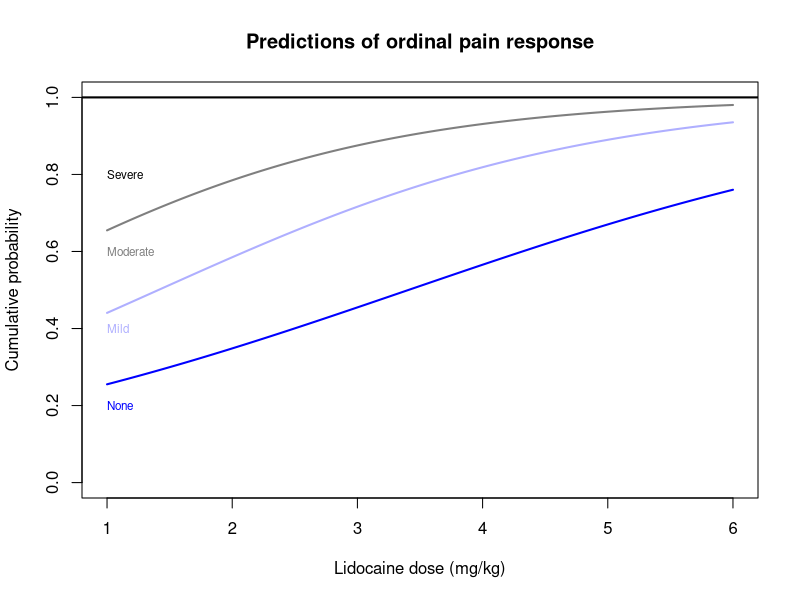
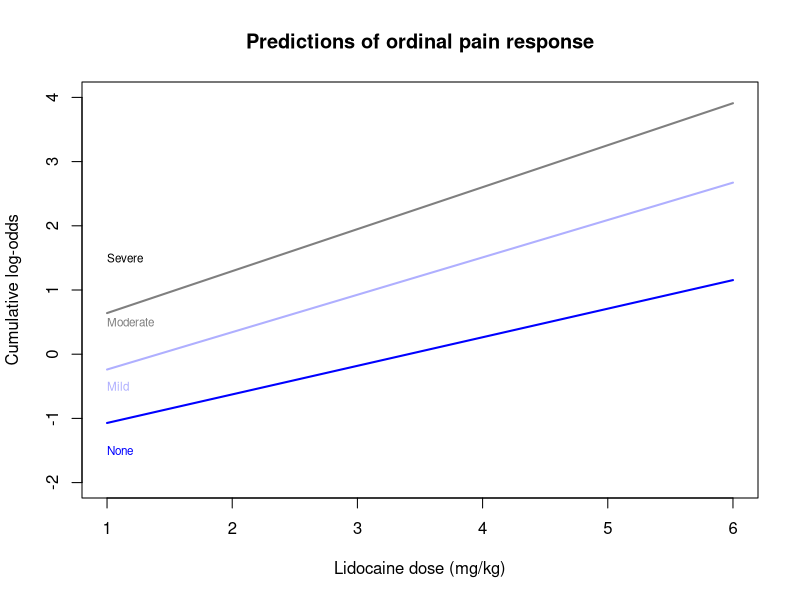
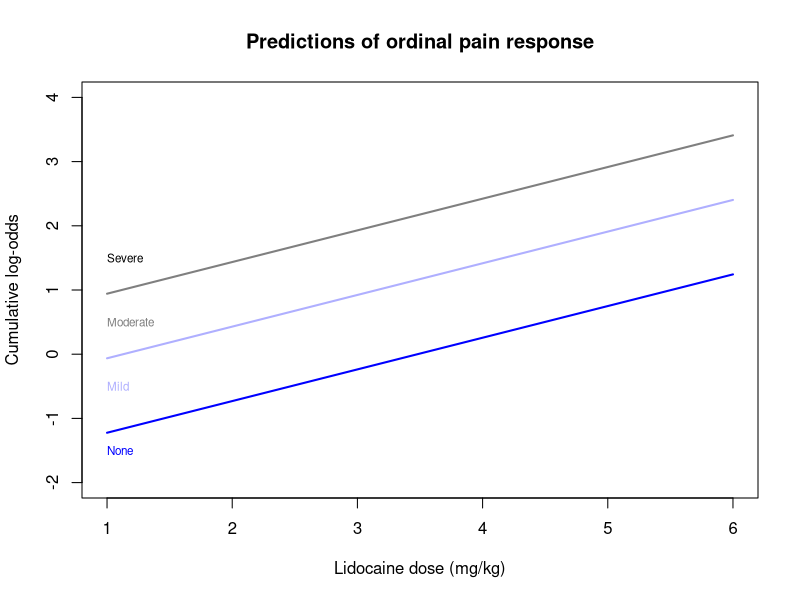
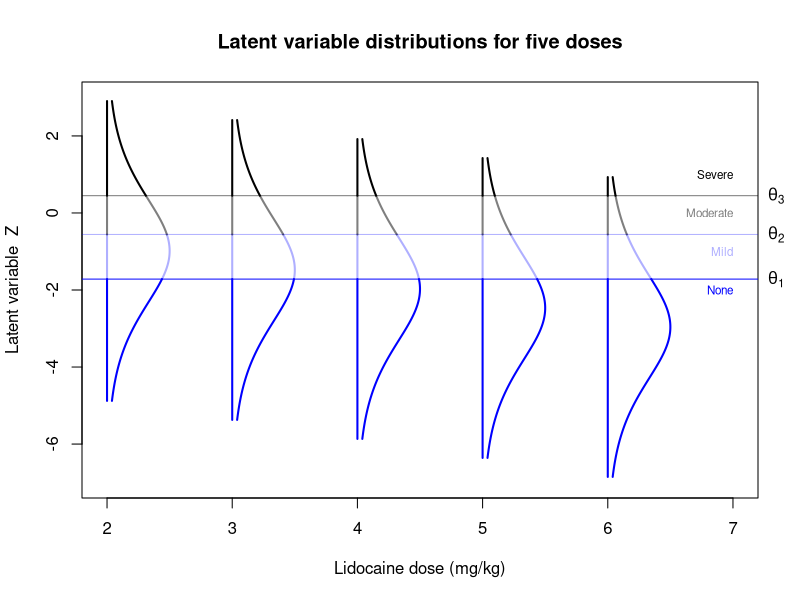

Generate these figures, in order, with R:
## ---- chunk 1
#| code-fold: true
#| fig-cap: "Generalized ordinal logistic regression (response scale)"

set.seed(1621)
library(MASS)
library(VGAM)
n <- 1000

dose <- sample(seq(1.5,6,0.5), size=n, replace=TRUE)
hair <- sample(c("dark","blond","red"), size=n, replace=TRUE, prob=c(0.60,0.25,0.15))
hair <- factor(hair, levels=c("dark","blond","red"))
is_blond <- as.numeric(hair=="blond")
is_red <- as.numeric(hair=="red")

theta <- c(-1.6, -0.5, 0.3)
beta_dose <- -0.5
beta_blond <- -0.15
beta_red <- 0.6

eta <- beta_dose * as.numeric(dose) + beta_blond * is_blond + beta_red * is_red
g1 <- plogis(theta[1] - eta)
g2 <- plogis(theta[2] - eta)
g3 <- plogis(theta[3] - eta)

p1 <- g1; p2 <- g2 - g1; p3 <- g3 - g2; p4 <- 1 - g3

u <- runif(n)
pain_num <- ifelse(u <= (g1-0.01*dose), 1,
            ifelse(u <= g2, 2,
            ifelse(u <= (g3+0.01*dose), 3, 4)))
pain_cat<- factor(pain_num, levels=1:4, labels=c("None","Mild","Moderate","Severe"), ordered=TRUE)

pain <- data.frame(pain_cat,pain_num,dose,hair)

pain.olr <- vglm(pain_cat ~ dose, data=pain, family='cumulative')

pocolors <- c('#0000ff','#0000ff50','#00000080','#000000')
xseq <- data.frame(dose=seq(1,6,0.01))
plot(x=c(1,6),y=c(0,1),type='n',
     main='Predictions of ordinal pain response',
     ylab='Cumulative probability',xlab='Lidocaine dose (mg/kg)')
lines(x=xseq$dose,y=predictvglm(pain.olr,newdata=xseq,type='response')[,1],
      col=pocolors[1],lwd=2)
lines(x=xseq$dose,y=rowSums(predictvglm(pain.olr,newdata=xseq,type='response')[,1:2]),
      col=pocolors[2],lwd=2)
lines(x=xseq$dose,y=rowSums(predictvglm(pain.olr,newdata=xseq,type='response')[,1:3]),
      col=pocolors[3],lwd=2)
abline(h=1,lwd=2)
text(x=1,c(0.2,0.4,0.6,0.8),levels(pain_cat),adj=0,col=pocolors,cex=0.7)
## ---- chunk 2
#| code-fold: true
#| fig-cap: "Generalized ordinal logistic regression (link scale)"
plot(x=c(1,6),y=c(-2,4),type='n',
     main='Predictions of ordinal pain response',
     ylab='Cumulative log-odds',xlab='Lidocaine dose (mg/kg)')
lines(x=xseq$dose,y=predictvglm(pain.olr,newdata=xseq,type='link')[,1],
      col=pocolors[1],lwd=2)
lines(x=xseq$dose,y=predictvglm(pain.olr,newdata=xseq,type='link')[,2],
      col=pocolors[2],lwd=2)
lines(x=xseq$dose,y=predictvglm(pain.olr,newdata=xseq,type='link')[,3],
      col=pocolors[3],lwd=2)
text(x=1,c(-1.5,-0.5,0.5,1.5),levels(pain_cat),adj=0,col=pocolors,cex=0.7)
## ---- chunk 3
#| code-fold: true
#| fig-cap: "Proportional-odds logistic regression (link scale)"

pain.polr <- polr(pain_cat ~ dose, data=pain, method="logistic")

plot(x=c(1,6),y=c(-2,4),type='n',
     main='Predictions of ordinal pain response',
     ylab='Cumulative log-odds',xlab='Lidocaine dose (mg/kg)')
lines(x=xseq$dose,y=pain.polr$zeta[1]-xseq$dose*pain.polr$coefficients,
      col=pocolors[1],lwd=2)
lines(x=xseq$dose,y=pain.polr$zeta[2]-xseq$dose*pain.polr$coefficients,
      col=pocolors[2],lwd=2)
lines(x=xseq$dose,y=pain.polr$zeta[3]-xseq$dose*pain.polr$coefficients,
      col=pocolors[3],lwd=2)
text(x=1,c(-1.5,-0.5,0.5,1.5),levels(pain_cat),adj=0,col=pocolors,cex=0.7)
## ---- chunk 4
#| code-fold: true
#| fig-cap: "Latent variables interpretation of proportional odds logistic regression"

plot(x=c(2,7),y=c(-7,3),type='n',main='Latent variable distributions for five doses',
     xlab='Lidocaine dose (mg/kg)',ylab='Latent variable  Z')
cutoffs <- rbind(qlogis(0.02,(2:6)*pain.polr$coefficients),
                 matrix(c(pain.polr$zeta),nrow=3,ncol=5),
                 qlogis(0.98,(2:6)*pain.polr$coefficients))
pocolors <- c('#0000ff','#0000ff50','#00000080','#000000')
abline(h=pain.polr$zeta,col=pocolors[1:3])
for (x in 1:5){
  for (y in 1:4){
    poseq <- seq(cutoffs[y,x],cutoffs[y+1,x],length.out=100)
    lines(x=rep(x+1,100),y=poseq,lwd=2,col=pocolors[y])
    lines(x=x+1+2*dlogis(poseq,(x+1)*pain.polr$coefficients),
          y=poseq,lwd=2,col=pocolors[y])
    if (x==1) text(x=7,y=y-3,levels(pain_cat)[y],adj=1,col=pocolors[y],cex=0.7)}}
mtext(text=expression(theta[1]),side=4,at=c(7,pain.polr$zeta[1]),las=2,line=0.5)
mtext(text=expression(theta[2]),side=4,at=c(7,pain.polr$zeta[2]),las=2,line=0.5)
mtext(text=expression(theta[3]),side=4,at=c(7,pain.polr$zeta[3]),las=2,line=0.5)
